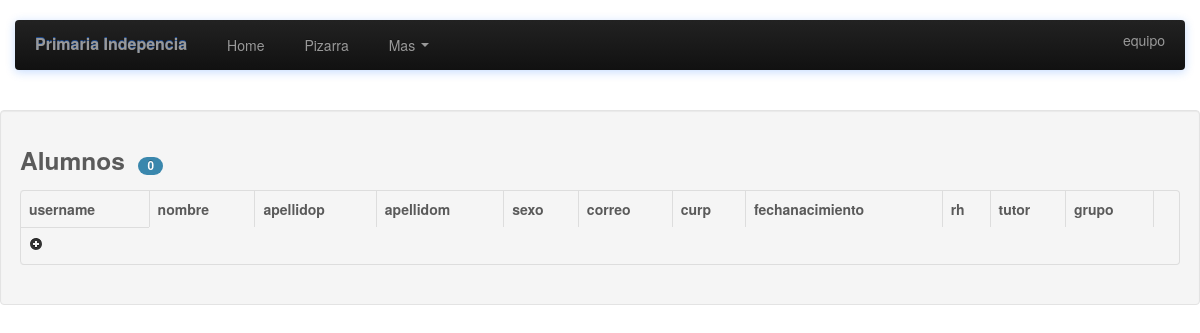
/alumno/ (signed in), run on an earlier commit of the app's database.
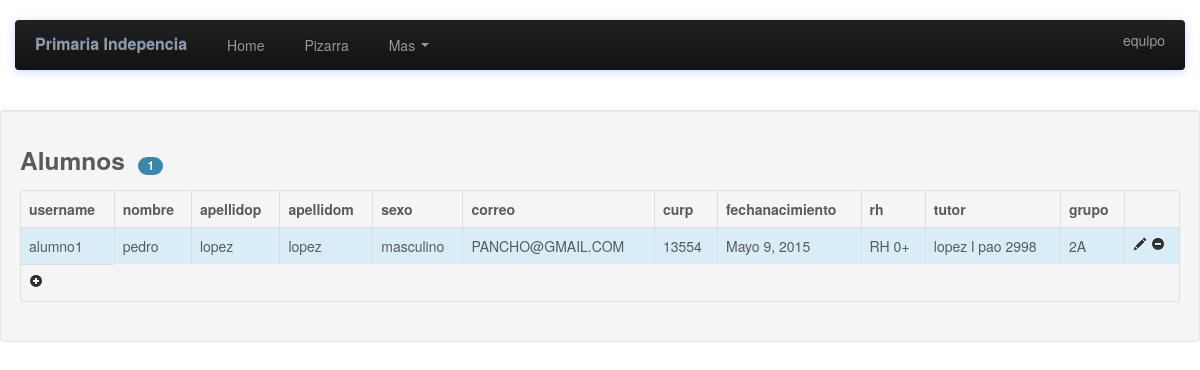
And on a later commit of the database.
### apps/calificaciones/models.py (models this page shows, shortened)
class Alumno(models.Model):
	usuario = models.OneToOneField(User)
	nombrea = models.CharField(max_length=50, blank=True)
	apellidoPa = models.CharField(max_length=50, blank=True)
	apellidoMa= models.CharField(max_length=50, blank=True)
	sexo = models.CharField(max_length=15, blank=True)
	correo = models.CharField(max_length=30, blank=True)
	curp = models.CharField(max_length=45, blank=True)
	fechanacimiento = models.DateField(blank=True, null=True)
	rh = models.CharField(max_length=50, blank=True) #tipo sangre
	tutor1= models.ForeignKey(Tutor)
	idgrupo = models.ForeignKey(Grupo)

class Tutor(models.Model):
	nombreT = models.CharField(max_length=50, blank=True)
	apellidoPt = models.CharField(max_length=50, blank=True)
	apellidoMt= models.CharField(max_length=50, blank=True)
	ocupacion= models.CharField(max_length=50, blank=True)
	direccion= models.CharField(max_length=50, blank=True)
	telefonoCasa= models.CharField(max_length=50, blank=True)
	telefonoCel= models.CharField(max_length=50, blank=True)
	idT= models.CharField(max_length=50, blank=True)
	def __unicode__(self):
		return self.idT

class Grupo(models.Model):
	gradogrupo = models.CharField(max_length=10, blank=True) #se ingresa  2 A , 3C, ETC
	idprofesor = models.ForeignKey(Personal)
	def __unicode__(self):
		return self.gradogrupo

### apps/calificaciones/views.py (the view)
# urls.py: url(r'^alumno/$', alumno.as_view(), name='alumno'),
class alumno(ListView):
	template_name = 'calificaciones/alumnos.html'
	model= Alumno
	context_object_name = 'alumnos'

### templates/calificaciones/alumnos.html (shortened to what this page needs)
<!DOCTYPE html>
<html lang="en">
  <head>
  <link href="{{MEDIA_URL}}bootstrap/css/bootstrap.css" rel="stylesheet">
  <link href="{{MEDIA_URL}}bootstrap/css/bootstrap-responsive.css" rel="stylesheet">
  </head>
  <body>
    <div class="navbar-wrapper">
      <div class="container">
        <div class="navbar navbar-inverse">
          <div class="navbar-inner">
            <a class="brand" href="#">Primaria Indepencia</a>
            <div class="nav-collapse collapse">
              <ul class="nav">
               <li><a href="/">Home</a></li>
                <li><a href="pizarra.html">Pizarra</a></li>
                <li class="dropdown">
                  <a href="#" class="dropdown-toggle" data-toggle="dropdown">Mas <b class="caret"></b></a>
                </li>
              </ul>
            </div>
            <p align="right" class="navbar-text">
            <a href="#" class="navbar-link">{{user.username}}</a></p>
          </div>
        </div>
      </div>
    </div>
<table width="200" border="0">
  <tr>
    <td>&nbsp;</td>
  </tr>
  <tr>
    <td>&nbsp;</td>
  </tr>
  <tr>
    <td>&nbsp;</td>
  </tr>
  <tr>
    <td>&nbsp;</td>
  </tr>
  <tr>
    <td>&nbsp;</td>
  </tr>
</table>
  <div class="well">
<div class="panel panel-info">
  <div class="panel-heading">
  {% if user.is_authenticated %}
   <h3 class="panel-title">Alumnos&nbsp;&nbsp;<span class="badge badge-info">{{alumnos.count}}</span></h3>
  </div>
  <div class="panel-body">
<table class="table table-bordered table-hover sortable-theme-bootstrap" data-sortable="true" data-toggle="table">
    <thead>
    <tr>
        <th>username</th>
        <th>nombre</th>
        <th>apellidop</th>
        <th>apellidom</th>
        <th>sexo</th>
        <th>correo</th>
        <th>curp</th>
        <th>fechanacimiento</th>
        <th>rh</th>
        <th>tutor</th>
        <th>grupo</th>
        <th></th>
    </tr>
    </thead>
  <tbody>
  {% for alumno in alumnos %}
  <tr class="info">
        <td>{{alumno.usuario}}</td>
        <td>{{alumno.nombrea}}</td>
        <td>{{alumno.apellidoPa}}</td>
        <td>{{alumno.apellidoMa}}</td>
        <td>{{alumno.sexo}}</td>
        <td>{{alumno.correo}}</td>
        <td>{{alumno.curp}}</td>
        <td>{{alumno.fechanacimiento}}</td>
        <td>{{alumno.rh}}</td>
        <td>{{alumno.tutor1}}</td>
        <td>{{alumno.idgrupo}}</td>
    <td><a href="/"><i class="icon-pencil"></i></a>
    <a href="/"><i class="icon-minus-sign"></i></a></td>
    {% endfor %}
  </tr>
</tbody>
   <td><a href="/registraralumno/"><i class="icon-plus-sign"></a></td>
</table>
{% else %}
    <h2 class="form-signin-heading">Usted no esta autorizado</h2>
    {% endif %}
  </div>
</div>
</div>
  </body>
</html>

What changed in the data, as far as the page shows it:
added Alumno: usuario "alumno1", nombrea "pedro", apellidoPa "lopez", apellidoMa "lopez", sexo "masculino", correo "PANCHO@GMAIL.COM", curp "13554", fechanacimiento "Mayo 9, 2015", rh "RH 0+", tutor1 "lopez l pao 2998", idgrupo "2A"
Also different on the page:
{{ alumnos.count }}: "0" → "1"
